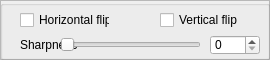
   <widget class="QFrame" name="frame_9">
    <property name="enabled">
     <bool>true</bool>
    </property>
    <property name="geometry">
     <rect>
      <x>830</x>
      <y>445</y>
      <width>270</width>
      <height>60</height>
     </rect>
    </property>
    <property name="frameShape">
     <enum>QFrame::Shape::StyledPanel</enum>
    </property>
    <property name="frameShadow">
     <enum>QFrame::Shadow::Raised</enum>
    </property>
    <widget class="QGroupBox" name="groupBox_2">
     <property name="geometry">
      <rect>
       <x>0</x>
       <y>0</y>
       <width>270</width>
       <height>60</height>
      </rect>
     </property>
     <property name="title">
      <string/>
     </property>
     <widget class="QCheckBox" name="checkBox_isp_h">
      <property name="geometry">
       <rect>
        <x>20</x>
        <y>10</y>
        <width>90</width>
        <height>20</height>
       </rect>
      </property>
      <property name="text">
       <string>Horizontal flip</string>
      </property>
     </widget>
     <widget class="QCheckBox" name="checkBox_isp_v">
      <property name="geometry">
       <rect>
        <x>160</x>
        <y>10</y>
        <width>90</width>
        <height>20</height>
       </rect>
      </property>
      <property name="text">
       <string>Vertical flip</string>
      </property>
     </widget>
     <widget class="QLabel" name="label_6">
      <property name="geometry">
       <rect>
        <x>20</x>
        <y>35</y>
        <width>60</width>
        <height>20</height>
       </rect>
      </property>
      <property name="text">
       <string>Sharpness</string>
      </property>
     </widget>
     <widget class="QSlider" name="horizontalSlider_isp_acutance">
      <property name="geometry">
       <rect>
        <x>60</x>
        <y>35</y>
        <width>141</width>
        <height>20</height>
       </rect>
      </property>
      <property name="orientation">
       <enum>Qt::Orientation::Horizontal</enum>
      </property>
     </widget>
     <widget class="QSpinBox" name="spinBox_isp_acutance">
      <property name="geometry">
       <rect>
        <x>210</x>
        <y>35</y>
        <width>50</width>
        <height>20</height>
       </rect>
      </property>
     </widget>
    </widget>
   </widget>
